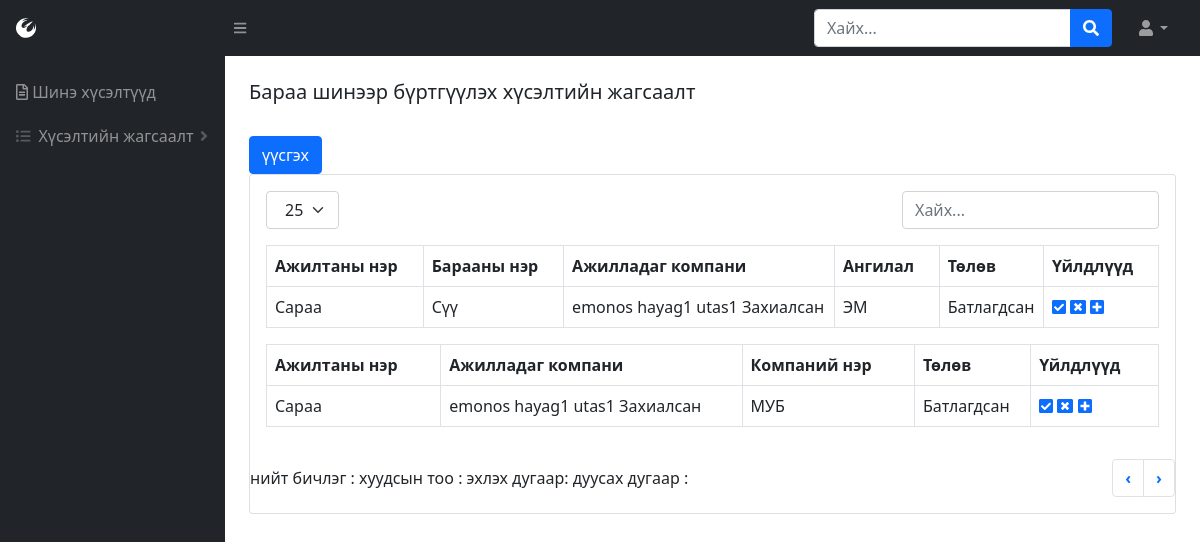
Page /sum-request (signed in) on the earlier database version.
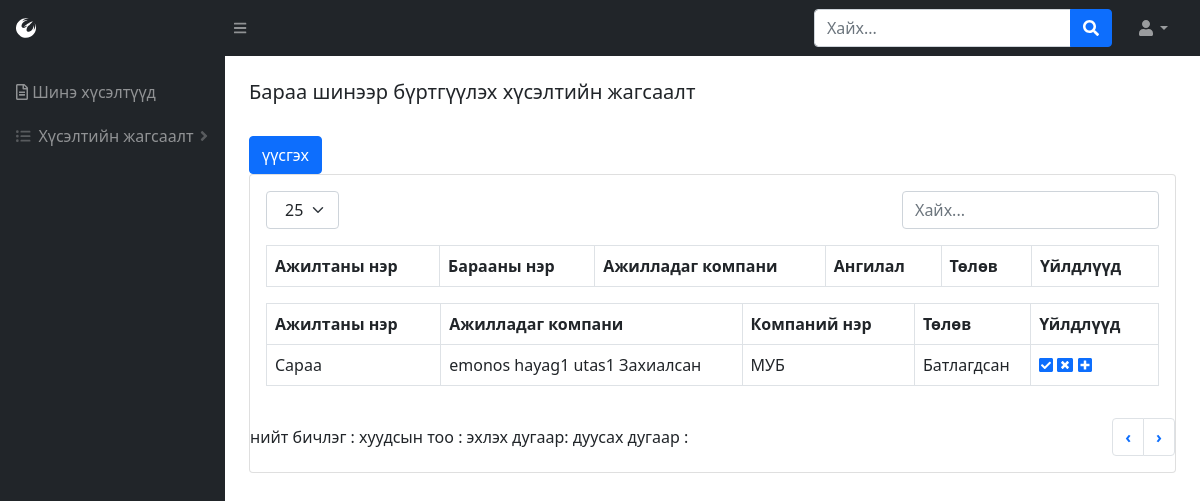
Same page on the later database version.
### BMweb/models.py (models this page shows, shortened)
class Hereglegch(models.Model):
    ovog=models.CharField(max_length=300, verbose_name=_("Хэрэглэгчийн овог"))
    ner=models.CharField(max_length=300, verbose_name=_("Хэрэглэгчийн нэр"))
    mail = models.CharField(max_length=300, verbose_name=_("И-мейл хаяг"))
    role = models.ForeignKey(HereglegchRole, on_delete=CASCADE ,verbose_name=_("Эрхийн түвшин"))
    state = models.ForeignKey(HereglegchState, on_delete=CASCADE , verbose_name=_("Хэрэглэгчийн төлөв"))
    company = models.ForeignKey(Company, on_delete=CASCADE , verbose_name=_("Компани"))
    password  = models.CharField(max_length=150, verbose_name=_("Хэрэглэгчийн нууц үг"))
    reg_date = models.DateTimeField(default=datetime.now, verbose_name=_("Нэвтэрсэн огноо"))
    class Meta:
        verbose_name = _("Хэрэглэгч")
        verbose_name_plural = _("Хэрэглэгч")

class Product(models.Model):
    prodName = models.CharField(max_length=300, verbose_name=_("Барааны нэр"))
    prodName_en = models.CharField(max_length=300, verbose_name=_("Барааны нэр англи"))
    brand = models.ForeignKey(ProdBrand, related_name='brands',on_delete=models.CASCADE, verbose_name=_("Брэнд нэр"))
    zCode = models.CharField(max_length=300, null=True, blank=True, verbose_name=_("Зураасан код"))
    prodType = models.ForeignKey(ProdType, related_name='products',on_delete=models.CASCADE, verbose_name=_("Төрлийн нэр"))
    zzCode = models.IntegerField(null=True, blank=True, verbose_name=_("Нэмэлт зураасан код"))
    price = models.DecimalField(max_digits=16, decimal_places=2, verbose_name=_("Үнэ"))
    hemNegj = models.ForeignKey(HemNegj, related_name='hemNegj', on_delete=models.CASCADE,verbose_name=_("Хэмжих нэгж"))
    hudNegj = models.ForeignKey(HemNegj, related_name='hudNegj', on_delete=models.CASCADE, verbose_name=_("Худалдан авалтын нэгж"))
    company = models.ManyToManyField(Company,related_name='products',verbose_name=_("Компани"))
    erNershil = models.CharField(max_length=300, verbose_name=_("Ерөнхий нэршил"))
    emHelber = models.ForeignKey(EmHelber, on_delete=models.CASCADE,verbose_name=_("Эмийн хэлбэр"))
    paiz = models.ForeignKey(Paiz, on_delete=models.CASCADE,verbose_name=_("Пайз"))
    uildwerlegch = models.ForeignKey(Manufacturer, on_delete=models.CASCADE, verbose_name=_("Үйлдвэрлэгч"))
    uNiiluulegch = models.ForeignKey(Niiluulegch, on_delete=models.CASCADE, verbose_name=_("Үндсэн нийлүүлэгч"))
    category = models.ForeignKey(Category,related_name='categories', on_delete=models.CASCADE, verbose_name=_("Ангилал"))
    borBoloh = models.BooleanField(verbose_name=_("Борлуулж болох эсэх"),default=False)
    hudAwch = models.BooleanField(verbose_name=_("Худалдан авч болох эсэх"),default=False)
    zarBoloh = models.BooleanField(verbose_name=_("Зарлагдаж болох эсэх"),default=False)
    pos = models.BooleanField(verbose_name=_("Посоор зарж болох эсэх"),default=False)
    posCat = models.ForeignKey(PosCategory,related_name='categories', on_delete=models.CASCADE, verbose_name=_("Посын ангилал"))
    thumbimage = models.ImageField(
        upload_to="media/productthumb/", blank = True, null=True,  verbose_name=_("Зураг")
    )
    state = models.ForeignKey(State,related_name='products', on_delete=models.CASCADE, verbose_name=_("Төлөв"))
    class Meta:
        verbose_name = _("Бараа")
        verbose_name_plural = _("Бараа")

class Company(models.Model):
    comName = models.CharField(max_length=300, verbose_name=_("Компаний нэр"))
    hayag = models.CharField(max_length=1000, verbose_name=_("Компаний хаяг"))
    phone = models.CharField(max_length=30, verbose_name=_("Компаний утас"))
    thumbimage = models.ImageField(
        upload_to="media/productthumb/", blank = True, null=True,  verbose_name=_("Зураг")
    )
    comState = models.ForeignKey(State, on_delete=CASCADE, verbose_name=_("Төлөв"))
    class Meta:
        verbose_name = _("Компани")
        verbose_name_plural = _("Компани")
    def __str__(self):
        return '%s %s %s %s %s' % (self.comName, self.hayag, self.phone, self.thumbimage, self.comState)

class State(models.Model):
    stateName = models.CharField(max_length=300, verbose_name=_("Төлөвийн нэр"))
    class Meta:
        verbose_name = _("Барааны төлөв")
        verbose_name_plural = _("Барааны төлөв")
    def __str__(self):
        return self.stateName

class Category(models.Model):
    catName = models.CharField(max_length=300, verbose_name=_("Ангилалын нэр"))
    parent = models.IntegerField(null=True, blank=True, verbose_name=_("Эцэг ангилал"))
    class Meta:
        verbose_name = _("Ангилал")
        verbose_name_plural = _("Ангилал")
    def __str__(self):
        return self.catName

### BMweb/views.py (the view)
# urls.py: path('sum-request',views.sumRequest),
def sumRequest(request):
    if 'user_id' in request.session:
        c = Company.objects.all()
        p = Product.objects.all()
        h = Hereglegch.objects.get(pk=request.session['user_id'])
        return render(request,'sumRequest.html', {'user': h, 'companyList': c, 'productList': p})
    else:
        return redirect('/login')

### BMweb/models.py (called while the page is built)
    def __str__(self):
        return self.manName

    def __str__(self):
        return self.niiName

    def __str__(self):
        return self.typeName

    def __str__(self):
        return self.paizName

    def __str__(self):
        return self.emHelberName

    def __str__(self):
        return self.hemNegjName

### BMweb/templates/sumRequest.html (shortened to what this page needs)
{% load static %}
<!DOCTYPE html>
<html lang="en">
    <head>
        <link href="https://cdn.jsdelivr.net/npm/simple-datatables@latest/dist/style.css" rel="stylesheet" />
        <link href="css/styles.css" rel="stylesheet" />
        <link href="{% static 'css/styles.css' %}" rel="stylesheet"/>
    </head>
    <body class="sb-nav-fixed">
        {% include "topNav.html" %}
        <div id="layoutSidenav">
            {% include "leftNav.html" %}
            <div id="layoutSidenav_content">
                {%  include "sumReqList.html" %}
            </div>
        </div>
    </body>
</html>

### BMweb/templates/sumReqList.html (shortened to what the changed rows need)
<main>
    <div class="container-fluid px-4">
        <div class="card mb-4">
            <div class="card-body">
                    <table id="datatablesSimple" class="dataTable-table">
                        <thead>
                            <tr>
                                <th data-sortable="" class="asc">
                                    <a href="#" class="dataTable-sorter">Ажилтаны нэр</a>
                                </th>
                                <th data-sortable="" class="asc">
                                    <a href="#" class="dataTable-sorter">Барааны нэр</a>
                                </th>
                                <th data-sortable="" class="asc">
                                    <a href="#" class="dataTable-sorter">Ажилладаг компани</a>
                                </th>
                                <th data-sortable="" class="asc">
                                    <a href="#" class="dataTable-sorter">Ангилал</a>
                                </th>
                                <th data-sortable="" class="asc">
                                    <a href="#" class="dataTable-sorter">Төлөв</a>
                                </th>
                                <th data-sortable="" class="asc">
                                    <a href="#" class="dataTable-sorter">Үйлдлүүд</a>
                                </th>
                            </tr>
                        </thead>
                        {% for h in productList %}
                        {% if  h.state_id == 3 %}
                            <tr>
                                <td>{{ user.ner}}</td>
                                <td>{{ h.prodName }}</td>
                                <td>{{ user.company}}</td>
                                <td>{{ h.category }}</td>
                                <td>{{ h.state }}</td>
                                <td>
                                  <a href="/change-stateProd/{{h.id}}/3"><i class="fas fa-check-square"></i></a>
                                  <a href="/change-stateProd/{{h.id}}/2"><i class="fas fa-window-close"></i></a>
                                  <a href="/change-stateProd"><i class="fas fa-plus-square"></i></a>
                                </td>
                            </tr>
                            {% endif %}
                    {% endfor %}
                    </table>
                    <table id="datatablesSimple" class="dataTable-table">
                        <thead>
                            <tr>
                                <th data-sortable="" class="asc">
                                    <a href="#" class="dataTable-sorter">Ажилтаны нэр</a>
                                </th>
                                <th data-sortable="" class="asc">
                                    <a href="#" class="dataTable-sorter">Ажилладаг компани</a>
                                </th>
                                <th data-sortable="" class="asc">
                                    <a href="#" class="dataTable-sorter">Компаний нэр</a>
                                </th>
                                <th data-sortable="" class="asc">
                                    <a href="#" class="dataTable-sorter">Төлөв</a>
                                </th>
                                <th data-sortable="" class="asc">
                                    <a href="#" class="dataTable-sorter">Үйлдлүүд</a>
                                </th>
                            </tr>
                        </thead>
                          {% for h in companyList %}
                              {% if  h.comState_id == 3 %}
                                  <tr>
                                      <td>{{ user.ner}}</td>
                                      <td>{{ user.company}}</td>
                                      <td>{{ h.comName }}</td>
                                      <td>{{ h.comState }}</td>
                                      <td>
                                          <a href="/change-stateCom/{{h.id}}/3"><i class="fas fa-check-square"></i></a>
                                          <a href="/change-stateCom/{{h.id}}/2"><i class="fas fa-window-close"></i></a>
                                          <a href="/change-stateProd"><i class="fas fa-plus-square"></i></a>
                                      </td>
                                  </tr>
                              {% endif %}
                          {% endfor %}
                      </table>
            </div>
        </div>
    </div>
</main>

Differences in the rows shown:
no longer on this page (row edited): Product: {{ user.ner }} "Сараа", prodName "Сүү", {{ user.company }} "emonos hayag1 utas1 Захиалсан", category "ЭМ", state "Батлагдсан"
